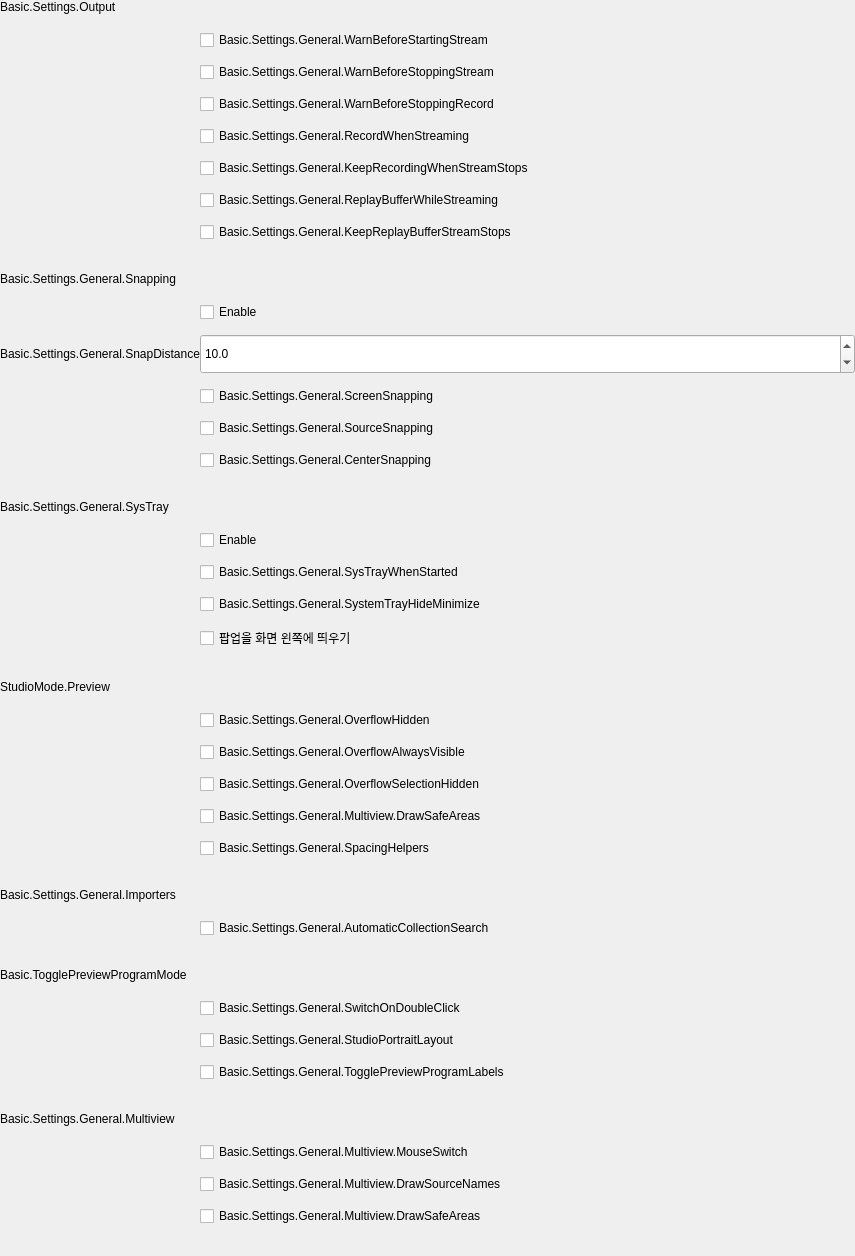
        <widget class="QWidget" name="widget_AdvanceProgramSettings" native="true">
         <property name="enabled">
          <bool>true</bool>
         </property>
         <property name="maximumSize">
          <size>
           <width>16777215</width>
           <height>16777215</height>
          </size>
         </property>
         <layout class="QVBoxLayout" name="verticalLayout_6">
          <property name="spacing">
           <number>30</number>
          </property>
          <property name="leftMargin">
           <number>0</number>
          </property>
          <property name="topMargin">
           <number>0</number>
          </property>
          <property name="rightMargin">
           <number>0</number>
          </property>
          <property name="bottomMargin">
           <number>30</number>
          </property>
          <item>
           <widget class="QWidget" name="widget__Output" native="true">
            <layout class="QGridLayout" name="gridLayout_9">
             <property name="leftMargin">
              <number>0</number>
             </property>
             <property name="topMargin">
              <number>0</number>
             </property>
             <property name="rightMargin">
              <number>0</number>
             </property>
             <property name="bottomMargin">
              <number>0</number>
             </property>
             <property name="horizontalSpacing">
              <number>0</number>
             </property>
             <property name="verticalSpacing">
              <number>12</number>
             </property>
             <item row="5" column="0">
              <spacer name="horizontalSpacer_7">
               <property name="orientation">
                <enum>Qt::Horizontal</enum>
               </property>
               <property name="sizeType">
                <enum>QSizePolicy::Fixed</enum>
               </property>
               <property name="sizeHint" stdset="0">
                <size>
                 <width>200</width>
                 <height>20</height>
                </size>
               </property>
              </spacer>
             </item>
             <item row="2" column="1">
              <widget class="QCheckBox" name="checkBox_WarnBeforeStartingStream">
               <property name="text">
                <string>Basic.Settings.General.WarnBeforeStartingStream</string>
               </property>
              </widget>
             </item>
             <item row="7" column="1">
              <widget class="QCheckBox" name="checkBox_ReplayBufferWhileStreaming">
               <property name="text">
                <string>Basic.Settings.General.ReplayBufferWhileStreaming</string>
               </property>
              </widget>
             </item>
             <item row="1" column="0">
              <spacer name="verticalSpacer_3">
               <property name="orientation">
                <enum>Qt::Vertical</enum>
               </property>
               <property name="sizeType">
                <enum>QSizePolicy::Fixed</enum>
               </property>
               <property name="sizeHint" stdset="0">
                <size>
                 <width>20</width>
                 <height>4</height>
                </size>
               </property>
              </spacer>
             </item>
             <item row="5" column="1">
              <widget class="QCheckBox" name="checkBox_RecordWhenStreaming">
               <property name="text">
                <string>Basic.Settings.General.RecordWhenStreaming</string>
               </property>
              </widget>
             </item>
             <item row="6" column="1">
              <widget class="QCheckBox" name="checkBox_KeepRecordingWhenStreamStops">
               <property name="enabled">
                <bool>true</bool>
               </property>
               <property name="text">
                <string>Basic.Settings.General.KeepRecordingWhenStreamStops</string>
               </property>
              </widget>
             </item>
             <item row="4" column="1">
              <widget class="QCheckBox" name="checkBox_WarnBeforeStoppingRecord">
               <property name="text">
                <string>Basic.Settings.General.WarnBeforeStoppingRecord</string>
               </property>
              </widget>
             </item>
             <item row="0" column="0" colspan="2">
              <widget class="QLabel" name="label_Output">
               <property name="text">
                <string>Basic.Settings.Output</string>
               </property>
              </widget>
             </item>
             <item row="8" column="1">
              <widget class="QCheckBox" name="checkBox_KeepReplayBufferStreamStops">
               <property name="enabled">
                <bool>true</bool>
               </property>
               <property name="text">
                <string>Basic.Settings.General.KeepReplayBufferStreamStops</string>
               </property>
              </widget>
             </item>
             <item row="3" column="1">
              <widget class="QCheckBox" name="checkBox_WarnBeforeStoppingStream">
               <property name="text">
                <string>Basic.Settings.General.WarnBeforeStoppingStream</string>
               </property>
              </widget>
             </item>
            </layout>
           </widget>
          </item>
          <item>
           <widget class="QWidget" name="widget_Snapping" native="true">
            <layout class="QGridLayout" name="gridLayout_8">
             <property name="leftMargin">
              <number>0</number>
             </property>
             <property name="topMargin">
              <number>0</number>
             </property>
             <property name="rightMargin">
              <number>0</number>
             </property>
             <property name="bottomMargin">
              <number>0</number>
             </property>
             <property name="horizontalSpacing">
              <number>0</number>
             </property>
             <property name="verticalSpacing">
              <number>12</number>
             </property>
             <item row="6" column="1">
              <widget class="QCheckBox" name="checkBox_ScreenSnapping">
               <property name="text">
                <string>Basic.Settings.General.ScreenSnapping</string>
               </property>
              </widget>
             </item>
             <item row="4" column="1">
              <widget class="QCheckBox" name="checkBox_SnappingEnabled">
               <property name="text">
                <string>Enable</string>
               </property>
              </widget>
             </item>
             <item row="7" column="1">
              <widget class="QCheckBox" name="checkBox_SourceSnapping">
               <property name="text">
                <string>Basic.Settings.General.SourceSnapping</string>
               </property>
              </widget>
             </item>
             <item row="5" column="0">
              <widget class="QLabel" name="label_SnapDistance">
               <property name="minimumSize">
                <size>
                 <width>200</width>
                 <height>40</height>
                </size>
               </property>
               <property name="maximumSize">
                <size>
                 <width>200</width>
                 <height>16777215</height>
                </size>
               </property>
               <property name="text">
                <string>Basic.Settings.General.SnapDistance</string>
               </property>
              </widget>
             </item>
             <item row="2" column="0" colspan="2">
              <widget class="QLabel" name="label_Snapping">
               <property name="text">
                <string>Basic.Settings.General.Snapping</string>
               </property>
              </widget>
             </item>
             <item row="8" column="1">
              <widget class="QCheckBox" name="checkBox_CenterSnapping">
               <property name="text">
                <string>Basic.Settings.General.CenterSnapping</string>
               </property>
              </widget>
             </item>
             <item row="3" column="0">
              <spacer name="verticalSpacer_2">
               <property name="orientation">
                <enum>Qt::Vertical</enum>
               </property>
               <property name="sizeType">
                <enum>QSizePolicy::Fixed</enum>
               </property>
               <property name="sizeHint" stdset="0">
                <size>
                 <width>20</width>
                 <height>4</height>
                </size>
               </property>
              </spacer>
             </item>
             <item row="5" column="1">
              <widget class="AFQCustomDoubleSpinbox" name="doubleSpinBox_SnapDistance">
               <property name="minimumSize">
                <size>
                 <width>0</width>
                 <height>40</height>
                </size>
               </property>
               <property name="maximumSize">
                <size>
                 <width>16777215</width>
                 <height>40</height>
                </size>
               </property>
               <property name="styleSheet">
                <string notr="true"/>
               </property>
               <property name="decimals">
                <number>1</number>
               </property>
               <property name="singleStep">
                <double>0.500000000000000</double>
               </property>
               <property name="value">
                <double>10.000000000000000</double>
               </property>
              </widget>
             </item>
            </layout>
           </widget>
          </item>
          <item>
           <widget class="QWidget" name="widget_Systray" native="true">
            <layout class="QGridLayout" name="gridLayout_7">
             <property name="leftMargin">
              <number>0</number>
             </property>
             <property name="topMargin">
              <number>0</number>
             </property>
             <property name="rightMargin">
              <number>0</number>
             </property>
             <property name="bottomMargin">
              <number>0</number>
             </property>
             <property name="horizontalSpacing">
              <number>0</number>
             </property>
             <property name="verticalSpacing">
              <number>12</number>
             </property>
             <item row="2" column="1">
              <widget class="QCheckBox" name="checkBox_SystemTrayEnabled">
               <property name="text">
                <string>Enable</string>
               </property>
              </widget>
             </item>
             <item row="0" column="0" colspan="2">
              <widget class="QLabel" name="label_SysTray">
               <property name="text">
                <string>Basic.Settings.General.SysTray</string>
               </property>
              </widget>
             </item>
             <item row="3" column="0">
              <spacer name="horizontalSpacer_6">
               <property name="orientation">
                <enum>Qt::Horizontal</enum>
               </property>
               <property name="sizeType">
                <enum>QSizePolicy::Fixed</enum>
               </property>
               <property name="sizeHint" stdset="0">
                <size>
                 <width>200</width>
                 <height>20</height>
                </size>
               </property>
              </spacer>
             </item>
             <item row="1" column="0">
              <spacer name="verticalSpacer_4">
               <property name="orientation">
                <enum>Qt::Vertical</enum>
               </property>
               <property name="sizeType">
                <enum>QSizePolicy::Fixed</enum>
               </property>
               <property name="sizeHint" stdset="0">
                <size>
                 <width>20</width>
                 <height>4</height>
                </size>
               </property>
              </spacer>
             </item>
             <item row="3" column="1">
              <widget class="QCheckBox" name="checkBox_SysTrayWhenStarted">
               <property name="text">
                <string>Basic.Settings.General.SysTrayWhenStarted</string>
               </property>
              </widget>
             </item>
             <item row="4" column="1">
              <widget class="QCheckBox" name="checkBox_SystemTrayHideMinimize">
               <property name="text">
                <string>Basic.Settings.General.SystemTrayHideMinimize</string>
               </property>
              </widget>
             </item>
             <item row="5" column="1">
              <widget class="QCheckBox" name="checkBox_PopupPos">
               <property name="sizePolicy">
                <sizepolicy hsizetype="Fixed" vsizetype="Fixed">
                 <horstretch>0</horstretch>
                 <verstretch>0</verstretch>
                </sizepolicy>
               </property>
               <property name="minimumSize">
                <size>
                 <width>655</width>
                 <height>0</height>
                </size>
               </property>
               <property name="text">
                <string>팝업을 화면 왼쪽에 띄우기</string>
               </property>
              </widget>
             </item>
            </layout>
           </widget>
          </item>
          <item>
           <widget class="QWidget" name="widget_Preview" native="true">
            <layout class="QGridLayout" name="gridLayout_2">
             <property name="leftMargin">
              <number>0</number>
             </property>
             <property name="topMargin">
              <number>0</number>
             </property>
             <property name="rightMargin">
              <number>0</number>
             </property>
             <property name="bottomMargin">
              <number>0</number>
             </property>
             <property name="horizontalSpacing">
              <number>0</number>
             </property>
             <property name="verticalSpacing">
              <number>12</number>
             </property>
             <item row="5" column="1">
              <widget class="QCheckBox" name="checkBox_PreviewDrawSafeAreas">
               <property name="text">
                <string>Basic.Settings.General.Multiview.DrawSafeAreas</string>
               </property>
              </widget>
             </item>
             <item row="4" column="0">
              <spacer name="horizontalSpacer_10">
               <property name="orientation">
                <enum>Qt::Horizontal</enum>
               </property>
               <property name="sizeType">
                <enum>QSizePolicy::Fixed</enum>
               </property>
               <property name="sizeHint" stdset="0">
                <size>
                 <width>200</width>
                 <height>20</height>
                </size>
               </property>
              </spacer>
             </item>
             <item row="4" column="1">
              <widget class="QCheckBox" name="checkBox_OverflowSelectionHidden">
               <property name="text">
                <string>Basic.Settings.General.OverflowSelectionHidden</string>
               </property>
              </widget>
             </item>
             <item row="6" column="1">
              <widget class="QCheckBox" name="checkBox_SpacingHelpers">
               <property name="text">
                <string>Basic.Settings.General.SpacingHelpers</string>
               </property>
              </widget>
             </item>
             <item row="0" column="0" colspan="2">
              <widget class="QLabel" name="label_Preview">
               <property name="text">
                <string>StudioMode.Preview</string>
               </property>
              </widget>
             </item>
             <item row="2" column="1">
              <widget class="QCheckBox" name="checkBox_OverflowHidden">
               <property name="text">
                <string>Basic.Settings.General.OverflowHidden</string>
               </property>
              </widget>
             </item>
             <item row="3" column="1">
              <widget class="QCheckBox" name="checkBox_OverflowAlwaysVisible">
               <property name="text">
                <string>Basic.Settings.General.OverflowAlwaysVisible</string>
               </property>
              </widget>
             </item>
             <item row="1" column="0">
              <spacer name="verticalSpacer_5">
               <property name="orientation">
                <enum>Qt::Vertical</enum>
               </property>
               <property name="sizeType">
                <enum>QSizePolicy::Fixed</enum>
               </property>
               <property name="sizeHint" stdset="0">
                <size>
                 <width>20</width>
                 <height>4</height>
                </size>
               </property>
              </spacer>
             </item>
            </layout>
           </widget>
          </item>
          <item>
           <widget class="QWidget" name="widget_Importers" native="true">
            <layout class="QGridLayout" name="gridLayout_5">
             <property name="leftMargin">
              <number>0</number>
             </property>
             <property name="topMargin">
              <number>0</number>
             </property>
             <property name="rightMargin">
              <number>0</number>
             </property>
             <property name="bottomMargin">
              <number>0</number>
             </property>
             <property name="horizontalSpacing">
              <number>0</number>
             </property>
             <property name="verticalSpacing">
              <number>12</number>
             </property>
             <item row="2" column="0">
              <spacer name="horizontalSpacer_3">
               <property name="orientation">
                <enum>Qt::Horizontal</enum>
               </property>
               <property name="sizeType">
                <enum>QSizePolicy::Fixed</enum>
               </property>
               <property name="sizeHint" stdset="0">
                <size>
                 <width>200</width>
                 <height>20</height>
                </size>
               </property>
              </spacer>
             </item>
             <item row="2" column="1">
              <widget class="QCheckBox" name="checkBox_AutomaticCollectionSearch">
               <property name="text">
                <string>Basic.Settings.General.AutomaticCollectionSearch</string>
               </property>
              </widget>
             </item>
             <item row="1" column="0">
              <spacer name="verticalSpacer_6">
               <property name="orientation">
                <enum>Qt::Vertical</enum>
               </property>
               <property name="sizeType">
                <enum>QSizePolicy::Fixed</enum>
               </property>
               <property name="sizeHint" stdset="0">
                <size>
                 <width>20</width>
                 <height>4</height>
                </size>
               </property>
              </spacer>
             </item>
             <item row="0" column="0" colspan="2">
              <widget class="QLabel" name="label_Importers">
               <property name="text">
                <string>Basic.Settings.General.Importers</string>
               </property>
              </widget>
             </item>
            </layout>
           </widget>
          </item>
          <item>
           <widget class="QWidget" name="widget_ProgramMode" native="true">
            <layout class="QGridLayout" name="gridLayout_4">
             <property name="leftMargin">
              <number>0</number>
             </property>
             <property name="topMargin">
              <number>0</number>
             </property>
             <property name="rightMargin">
              <number>0</number>
             </property>
             <property name="bottomMargin">
              <number>0</number>
             </property>
             <property name="horizontalSpacing">
              <number>0</number>
             </property>
             <property name="verticalSpacing">
              <number>12</number>
             </property>
             <item row="5" column="1">
              <widget class="QCheckBox" name="checkBox_TogglePreviewProgramLabels">
               <property name="text">
                <string>Basic.Settings.General.TogglePreviewProgramLabels</string>
               </property>
              </widget>
             </item>
             <item row="4" column="1">
              <widget class="QCheckBox" name="checkBox_StudioPortraitLayout">
               <property name="text">
                <string>Basic.Settings.General.StudioPortraitLayout</string>
               </property>
              </widget>
             </item>
             <item row="2" column="1">
              <widget class="QCheckBox" name="checkBox_SwitchOnDoubleClick">
               <property name="text">
                <string>Basic.Settings.General.SwitchOnDoubleClick</string>
               </property>
              </widget>
             </item>
             <item row="4" column="0">
              <spacer name="horizontalSpacer_2">
               <property name="orientation">
                <enum>Qt::Horizontal</enum>
               </property>
               <property name="sizeType">
                <enum>QSizePolicy::Fixed</enum>
               </property>
               <property name="sizeHint" stdset="0">
                <size>
                 <width>200</width>
                 <height>20</height>
                </size>
               </property>
              </spacer>
             </item>
             <item row="1" column="1">
              <spacer name="verticalSpacer_7">
               <property name="orientation">
                <enum>Qt::Vertical</enum>
               </property>
               <property name="sizeType">
                <enum>QSizePolicy::Fixed</enum>
               </property>
               <property name="sizeHint" stdset="0">
                <size>
                 <width>20</width>
                 <height>4</height>
                </size>
               </property>
              </spacer>
             </item>
             <item row="0" column="0" colspan="3">
              <widget class="QLabel" name="label_TogglePreviewProgramMode">
               <property name="text">
                <string>Basic.TogglePreviewProgramMode</string>
               </property>
              </widget>
             </item>
            </layout>
           </widget>
          </item>
          <item>
           <widget class="QWidget" name="widget_Multiview" native="true">
            <layout class="QGridLayout" name="gridLayout_3">
             <property name="leftMargin">
              <number>0</number>
             </property>
             <property name="topMargin">
              <number>0</number>
             </property>
             <property name="rightMargin">
              <number>0</number>
             </property>
             <property name="bottomMargin">
              <number>0</number>
             </property>
             <property name="horizontalSpacing">
              <number>0</number>
             </property>
             <property name="verticalSpacing">
              <number>12</number>
             </property>
             <item row="2" column="1">
              <widget class="QCheckBox" name="checkBox_MouseSwitch">
               <property name="text">
                <string>Basic.Settings.General.Multiview.MouseSwitch</string>
               </property>
              </widget>
             </item>
             <item row="3" column="0">
              <spacer name="horizontalSpacer">
               <property name="orientation">
                <enum>Qt::Horizontal</enum>
               </property>
               <property name="sizeType">
                <enum>QSizePolicy::Fixed</enum>
               </property>
               <property name="sizeHint" stdset="0">
                <size>
                 <width>200</width>
                 <height>20</height>
                </size>
               </property>
              </spacer>
             </item>
             <item row="4" column="1">
              <widget class="QCheckBox" name="checkBox_MultiviewDrawSafeAreas">
               <property name="text">
                <string>Basic.Settings.General.Multiview.DrawSafeAreas</string>
               </property>
              </widget>
             </item>
             <item row="3" column="1">
              <widget class="QCheckBox" name="checkBox_DrawSourceNames">
               <property name="text">
                <string>Basic.Settings.General.Multiview.DrawSourceNames</string>
               </property>
              </widget>
             </item>
             <item row="1" column="0">
              <spacer name="verticalSpacer_8">
               <property name="orientation">
                <enum>Qt::Vertical</enum>
               </property>
               <property name="sizeType">
                <enum>QSizePolicy::Fixed</enum>
               </property>
               <property name="sizeHint" stdset="0">
                <size>
                 <width>20</width>
                 <height>4</height>
                </size>
               </property>
              </spacer>
             </item>
             <item row="0" column="0" colspan="2">
              <widget class="QLabel" name="label_Multiview">
               <property name="text">
                <string>Basic.Settings.General.Multiview</string>
               </property>
              </widget>
             </item>
            </layout>
           </widget>
          </item>
         </layout>
        </widget>
